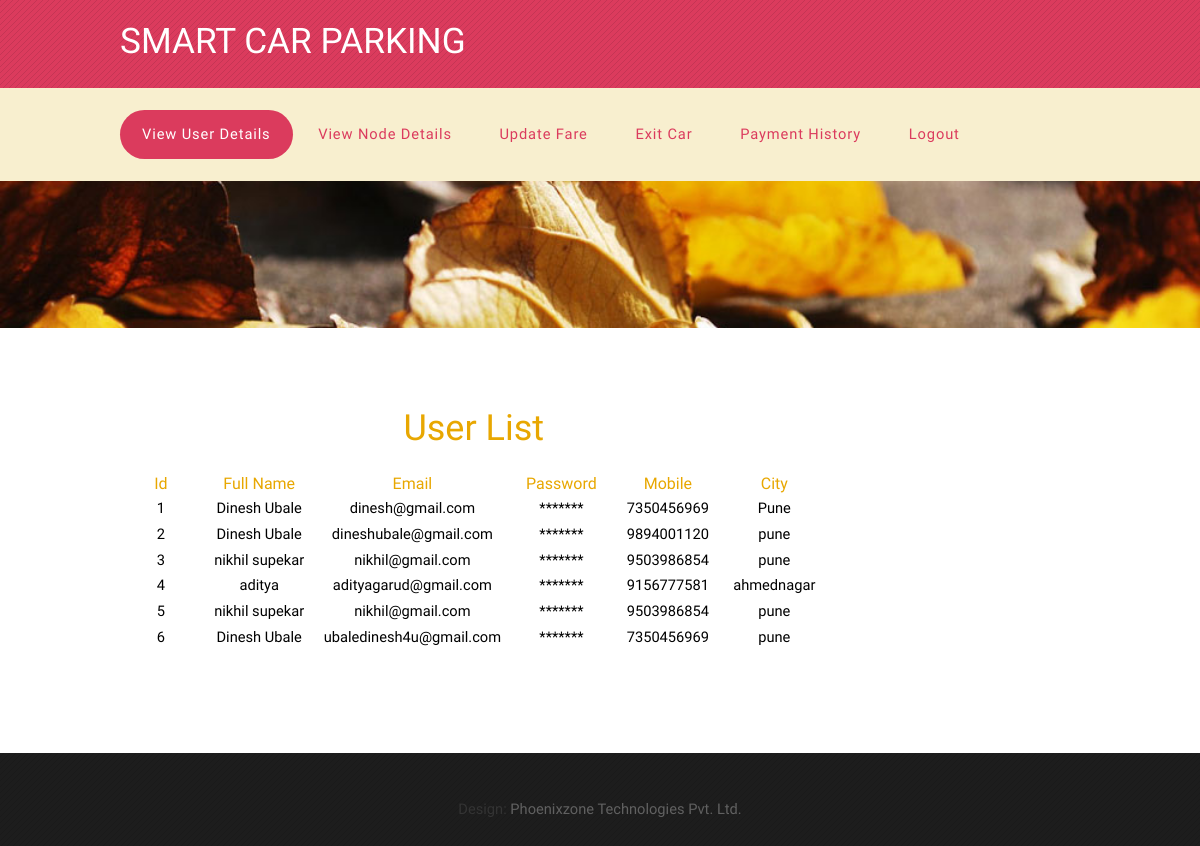
The app's page /user_details.php (signed in) with its own data.
### tables this page shows
CREATE TABLE `user_details` (
  `id` int(10) UNSIGNED NOT NULL,
  `full_name` varchar(100) DEFAULT NULL,
  `email` varchar(45) DEFAULT NULL,
  `password` varchar(45) DEFAULT NULL,
  `mobile` varchar(45) DEFAULT NULL,
  `city` varchar(45) DEFAULT NULL,
  `status` varchar(45) DEFAULT NULL
);

### user_details.php (the view, shortened to what this page needs)
<!DOCTYPE HTML>
<html>
	<head>
	</head>
	<body>
	<form method="POST" action="" enctype="multipart/form-data">
		<div id="header">
			<div id="logo-wrapper">
				<div class="container">
						<div id="logo">
							<h1><a href="#">Smart Car Parking</a></h1>
						</div>
				</div>
			</div>
			<div class="container">
					<nav id="nav">
						<ul>
							<li class="active"><a href="user_details.php">View User Details</a></li>
							<li><a href="node_details.php">View Node Details</a></li>
                            <li><a href="fare_details.php">Update Fare</a></li>
							<li><a href="admin_exit.php">Exit Car</a></li>
                            <li><a href="Payment_Details.php">Payment History</a></li>
							<li><a href="index.php">Logout</a></li>
						</ul>
					</nav>
			</div>
		</div>
		<div id="banner">
		</div>
		<div id="main">
			<div class="container">
				<div class="row">
					<div class="9u skel-cell-important">
						<section>
							<header>
								<h3 style="font-size:36px; color:#e8a701"  align="center">User List</h3>
							</header>
<?php
$conn = mysqli_connect(DB_SERVER, DB_USER, DB_PASSWORD, DB_DATABASE);
$result = mysqli_query($conn, "SELECT * FROM user_details") or die(mysqli_error());
if (mysqli_num_rows($result) > 0) {
    ?>
<div id="results">
<table  border="1" id="tbleresults" bordercolor="#db3b5d" width="100%">
<tr>
<td><h3 style="font-size:16px; color:#e8a701"  align="center">Id</h3></td>
<td><h3 style="font-size:16px; color:#e8a701"  align="center">Full Name</h3></td>
<td><h3 style="font-size:16px; color:#e8a701"  align="center">Email</h3></td>
<td><h3 style="font-size:16px; color:#e8a701"  align="center">Password</h3></td>
<td><h3 style="font-size:16px; color:#e8a701"  align="center">Mobile</h3></td>
<td><h3 style="font-size:16px; color:#e8a701"  align="center">City</h3></td>
</tr>
<?php
    while ($row = mysqli_fetch_array($result)) {
        ?>
<tr>
<td style="vertical-align:middle" width="10%" align="center"><?php echo $row["id"]; ?></td>
<td style="vertical-align:middle"width="14%" align="center"><?php echo $row["full_name"]; ?></td>
<td style="vertical-align:middle"width="13%" align="center"><?php echo $row["email"]; ?></td>
<td style="vertical-align:middle"width="13%" align="center"><?php echo "*******"; ?></td>
<td style="vertical-align:middle"width="13%" align="center"><?php echo $row["mobile"]; ?></td>
<td style="vertical-align:middle"width="13%" align="center"><?php echo $row["city"]; ?></td>
</tr>
<?php
}
} else {
    echo 'No items found';
}
?>
</table>
</div>
						</section>
					</div>
				</div>
			</div>
		</div>
  <div id="copyright">
			<div class="container">
				<section>
					Design: <a href="www.thephoenixzone.com">Phoenixzone Technologies Pvt. Ltd.</a>
				</section>
</div>
		</div>
</form>
	</body>
</html>

### css/style.css (style rules this page uses)
body { background: #1d1d1d url(images/overlay.png) repeat; }
body,input,textarea,select { font-family: 'Questrial', sans-serif; font-size: 11pt; line-height: 1.75em; }
h1 a, h2 a, h3 a, h4 a, h5 a, h6 a { color: inherit; text-decoration: none; }
a { color: #db3b5d; }
p, ul, ol, dl, table { margin-bottom: 1em; }
header { margin-bottom: 2em; }
section, article { margin-bottom: 3em; }
section > :last-child, article > :last-child { margin-bottom: 0; }
section:last-child, article:last-child { margin-bottom: 0; }
#header { position: relative; background: #f8efcf; }
#logo-wrapper { position: relative; background: #db3b5d url(images/overlay.png) repeat; }
#logo { position: relative; }
#logo h1 { position: absolute; top: 2em; left: 0; color: #FFF; }
#logo a { display: block; text-transform: uppercase; text-decoration: none; font-size: 2.4em; color: #FFF; }
#nav { padding: 1.50em 0em 0.50em 0em; }
#nav > ul > li { display: inline-block; }
#nav > ul > li > a, #nav > ul > li > span { display: inline-block; padding: 0.80em 1.5em; letter-spacing: 0.06em; text-decoration: none; font-size: 12; color: #db3b5d; outline: 0; }
#nav li.active a { background: #db3b5d; border-radius: 25px; color: #FFF; }
#banner { position: relative; background: #333 url(../images/banner.jpg) no-repeat center; background-size: cover; color: #fff; }
#main { position: relative; padding: 6em 0em; background: #fff; }
#copyright { position: relative; padding: 3em 0em; text-align: center; color: rgba(255,255,255,.1); }
#copyright a { text-decoration: none; color: rgba(255,255,255,.3); }

### css/style-desktop.css (style rules this page uses)
body,input,textarea,select { font-size: 11pt; }
#logo-wrapper { height: 6em; min-height: 6em; }
#banner { padding: 5em 0em; }

### records on screen
user_details: id "1", full_name "Dinesh Ubale", email "dinesh@gmail.com", mobile "7350456969", city "Pune"
user_details: id "2", full_name "Dinesh Ubale", email "dineshubale@gmail.com", mobile "9894001120", city "pune"
user_details: id "3", full_name "nikhil supekar", email "nikhil@gmail.com", mobile "9503986854", city "pune"
user_details: id "4", full_name "aditya", email "adityagarud@gmail.com", mobile "9156777581", city "ahmednagar"
user_details: id "5", full_name "nikhil supekar", email "nikhil@gmail.com", mobile "9503986854", city "pune"
user_details: id "6", full_name "Dinesh Ubale", email "ubaledinesh4u@gmail.com", mobile "7350456969", city "pune"
